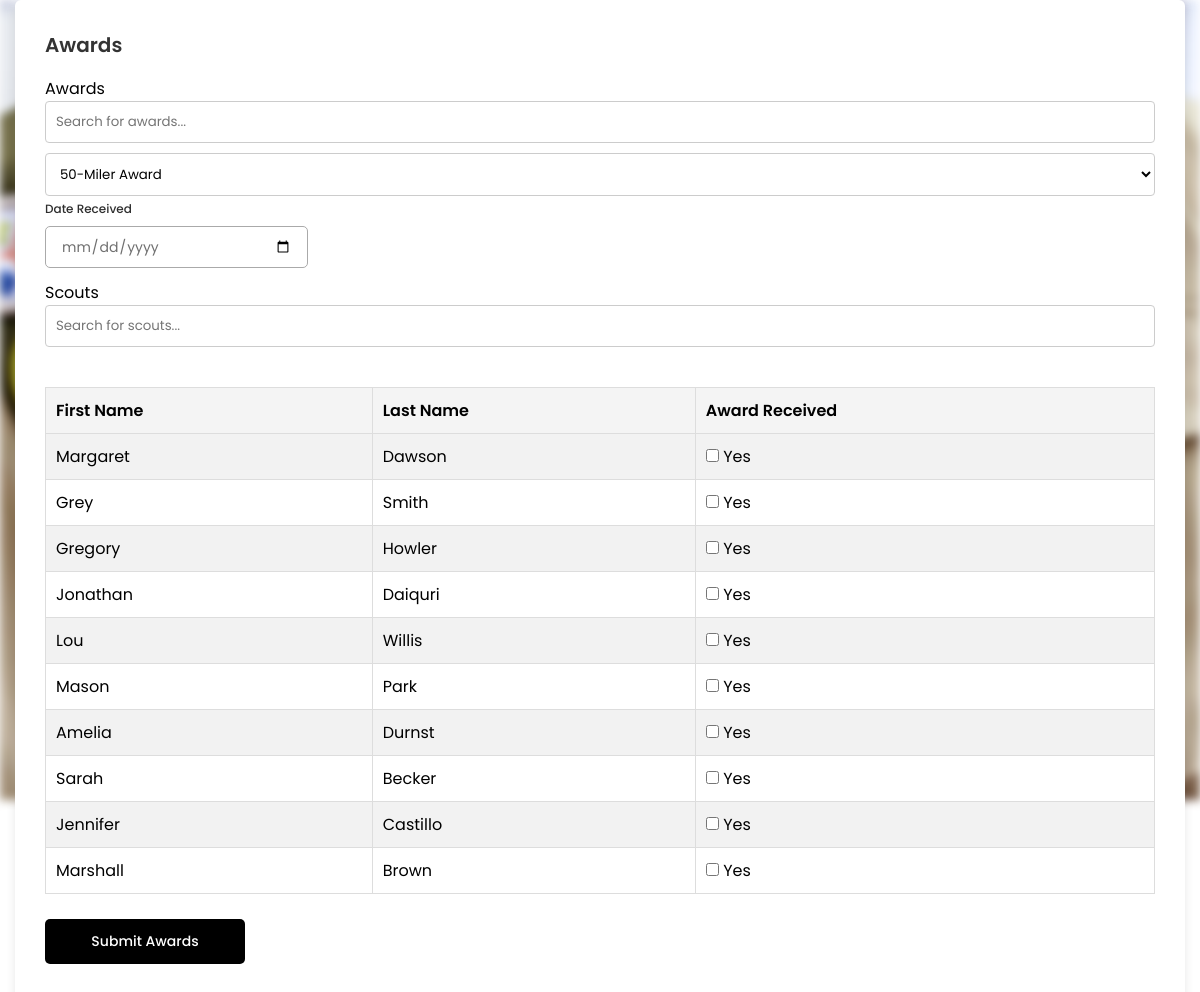
Screenshot of /award.php with the database file from the repository.
### tables this page shows
CREATE TABLE SCOUTS (
    SCOUTID INTEGER PRIMARY KEY,
    RANKID INTEGER,
    FIRSTNAME VARCHAR(25),
    LASTNAME VARCHAR(25),
    SCOUT_BIRTHDAY DATE,
    FOREIGN KEY (RANKID) REFERENCES RANK(RANKID)
);

### award.php (the view, shortened to what this page needs)
<?php
$db = new SQLite3('DatabaseCreator.db');
$sql = "SELECT SCOUTID, FIRSTNAME, LASTNAME FROM SCOUTS";
$result = $db->query($sql);
$scouts = [];
while ($row = $result->fetchArray(SQLITE3_ASSOC)) {
    $scouts[] = $row;
}
$sqlAwards = "SELECT AWARDID, AWARDNAME FROM AWARDS";
$resultAwards = $db->query($sqlAwards);
$awards = [];
while ($row = $resultAwards->fetchArray(SQLITE3_ASSOC)) {
    $awards[] = $row;
}
?>
<!DOCTYPE html>
<html lang="en">
<head>
    <link rel="stylesheet" href="style.css">
</head>
<body>
    <div class="container">
        <header>Awards</header>
        <form id="awardForm" method="post" action="">
            <div class="attendance first">
                <div class="Mark Attendance">
                    <span class="title">Awards</span>
                    <div class="dropdown">
                        <input type="text" id="awardSearchInput" onkeyup="searchAwards()" placeholder="Search for awards...">
                        <select id="awardDropdown" name="award">
                            <?php foreach ($awards as $award): ?>
                                <option value="<?php echo $award['AWARDID']; ?>"><?php echo htmlspecialchars($award['AWARDNAME']); ?></option>
                            <?php endforeach; ?>
                        </select>
                    </div>
                    <div class="fields">
                        <div class="input-field">
                            <label>Date Received</label>
                            <input type="date" name="date_received" required>
                        </div>
                    </div>
                </div>
            </div>
            <div id="databaseView">
                <span class="title">Scouts</span>
                <input type="text" id="searchInput" onkeyup="searchScouts()" placeholder="Search for scouts...">
                <table id="scoutsTable">
                    <tr>
                        <th>First Name</th>
                        <th>Last Name</th>
                        <th>Award Received</th>
                    </tr>
                    <?php if (!empty($scouts)): ?>
                        <?php foreach ($scouts as $scout): ?>
                            <tr>
                                <td><?php echo htmlspecialchars($scout['FIRSTNAME']); ?></td>
                                <td><?php echo htmlspecialchars($scout['LASTNAME']); ?></td>
                                <td><input type="checkbox" name="award_received[<?php echo $scout['SCOUTID']; ?>]" value="1"> Yes</td>
                            </tr>
                        <?php endforeach; ?>
                    <?php else: ?>
                        <tr>
                            <td colspan="3">No scouts found.</td>
                        </tr>
                    <?php endif; ?>
                </table>
                <button type="submit" class="addButton">
                    <span class="buttonText">Submit Awards</span>
                </button>
            </div>
        </form>
    </div>
</body>
</html>

### style.css (style rules this page uses)
* { margin: 0; padding: 0; box-sizing: border-box; font-family: 'Poppins', sans-serif; }
.dropdown { position: relative; display: inline-block; }
body { min-height: 100vh; display: flex; align-items: center; justify-content: center; background: #ffff; }
.container { position: relative; max-width: 1200px; width: 100%; border-radius: 6px; padding: 30px; margin: 0 15px; background-color: #fff; box-shadow: 0 5px 10px rgba(0, 0, 0, 0.1); }
.container header { position: relative; font-size: 20px; font-weight: 600; color: #333; }
.container header::before { content: ""; position: absolute; left: 0; bottom: -2px; height: 3px; width: 27px; border-radius: 8px; background-color: #fff; }
.container form { position: relative; margin-top: 16px; min-height: 490px; background-color: #fff; }
.container form .fields { display: flex; align-items: center; justify-content: space-between; flex-wrap: wrap; }
form .fields .input-field { display: flex; width: calc(100% /4 - 15px); flex-direction: column; margin: 4px 0; }
.input-field label { font-size: 12px; font-weight: 500; color: #2e2e2e; }
.input-field input { outline: none; font-size: 14px; font-weight: 400; color: #333; border-radius: 5px; border: 1px solid #aaa; padding: 0 15px; height: 42px; margin: 8px 0; }
.input-field input[type="date"] { color: #707070; }
.container form button { display: flex; align-items: center; justify-content: center; height: 45px; max-width: 200px; width: 100%; border: none; outline: none; color: #fff; border-radius: 5px; margin: 25px 0; background-color: #000; transition: all 0.3s linear; cursor: pointer; }
.container form button { font-size: 14px; font-weight: 400; }
#searchInput { margin-bottom: 20px; padding: 10px; border: 1px solid #ccc; border-radius: 4px; width: 100%; box-sizing: border-box; }
#databaseView table { width: 100%; border-collapse: collapse; margin-top: 20px; }
#databaseView th, #databaseView td { padding: 10px; border: 1px solid #ddd; text-align: left; }
#databaseView th { background-color: #f4f4f4; font-weight: 600; }
#databaseView tr:nth-child(even) { background-color: #f2f2f2; }
#databaseView input[type="checkbox"] { margin: 0; padding: 0; width: auto; }
.addButton { margin-top: 20px; }
.buttonText { font-weight: 500; }
.dropdown { position: relative; display: flex; flex-direction: column; width: 100%; }
#awardSearchInput { width: 100%; padding: 10px; border: 1px solid #ccc; border-radius: 4px; margin-bottom: 10px; }
#awardDropdown { width: 100%; padding: 10px; border: 1px solid #ccc; border-radius: 4px; background-color: #fff; cursor: pointer; }
#awardDropdown option { padding: 10px; border-bottom: 1px solid #ccc; }

### rows the page displays
scouts: FIRSTNAME "Margaret", LASTNAME "Dawson"
scouts: FIRSTNAME "Grey", LASTNAME "Smith"
scouts: FIRSTNAME "Gregory", LASTNAME "Howler"
scouts: FIRSTNAME "Jonathan", LASTNAME "Daiquri"
scouts: FIRSTNAME "Lou", LASTNAME "Willis"
scouts: FIRSTNAME "Mason", LASTNAME "Park"
scouts: FIRSTNAME "Amelia", LASTNAME "Durnst"
scouts: FIRSTNAME "Sarah", LASTNAME "Becker"
scouts: FIRSTNAME "Jennifer", LASTNAME "Castillo"
scouts: FIRSTNAME "Marshall", LASTNAME "Brown"

### other values shown
form field award "50-Miler Award"
